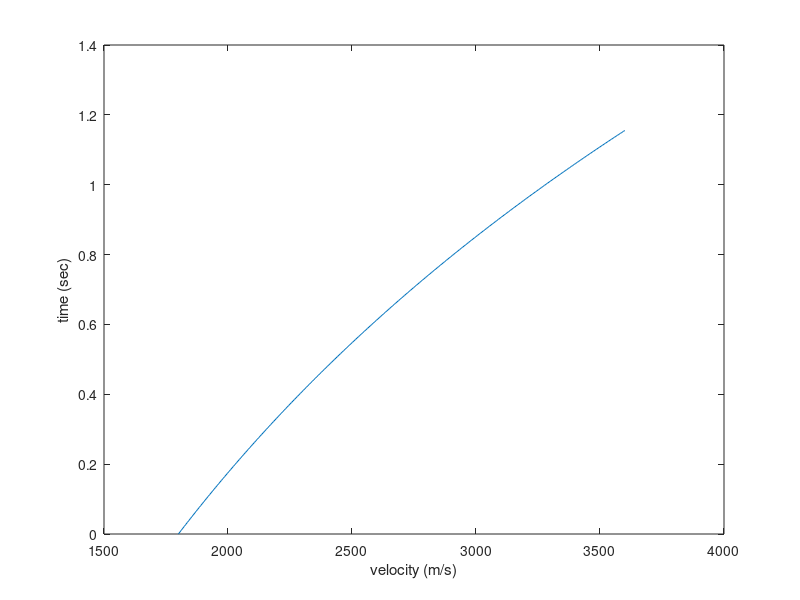

The MATLAB script that drew this image: (Note: this script raises an error after producing the figure.)
z=0:10:3000;v0=1800;c=.6;
t=log(1+c*z/v0)/c;
v=v0*exp(c*t);
plot(v,t);xlabel('velocity (m/s)');ylabel('time (sec)')
flipy;axis([1800 3600 0 1.2]);bigfont(gca,1.8,1);
